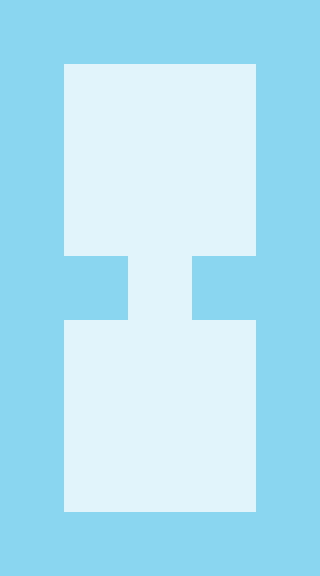

This is a level from a 2D game, rendered from its Tiled map with the project's own tilesets. A one-line summary and the map file follow, with tile-layer data summarised:
An orthogonal 5x9 tile map with 64x64 px tiles, 1 tile layer (background) and 5 objects (2x operation, player, exit, condition).

<map version="1.0" orientation="orthogonal" width="5" height="9" tilewidth="64" tileheight="64">
 <properties>
  <property name="help" value="We also have less than conditions" />
  <property name="time" value="10" />
 </properties>
 <tileset firstgid="1" name="tileset" tilewidth="64" tileheight="64" spacing="2" margin="2">
  <image source="../tiles/tiles.png" width="128" height="256" />
  <tile id="1">
   <properties>
    <property name="walkable" value="true" />
   </properties>
  </tile>
 </tileset>
 <layer name="background" width="5" height="9">
  <data>[45 cells, 45 non-empty, 2 distinct tile ids]</data>
 </layer>
 <objectgroup name="objects" width="5" height="9">
  <object name="player" type="player" x="128" y="448" width="64" height="64">
   <properties>
    <property name="value" value="9" />
   </properties>
  </object>
  <object name="exit" x="128" y="128" width="64" height="64" />
  <object name="&lt;:0" type="condition" x="128" y="256" width="64" height="64" />
  <object name="-:8" type="operation" x="64" y="384" width="64" height="64" />
  <object name="-:2" type="operation" x="192" y="384" width="64" height="64" />
 </objectgroup>
</map>
